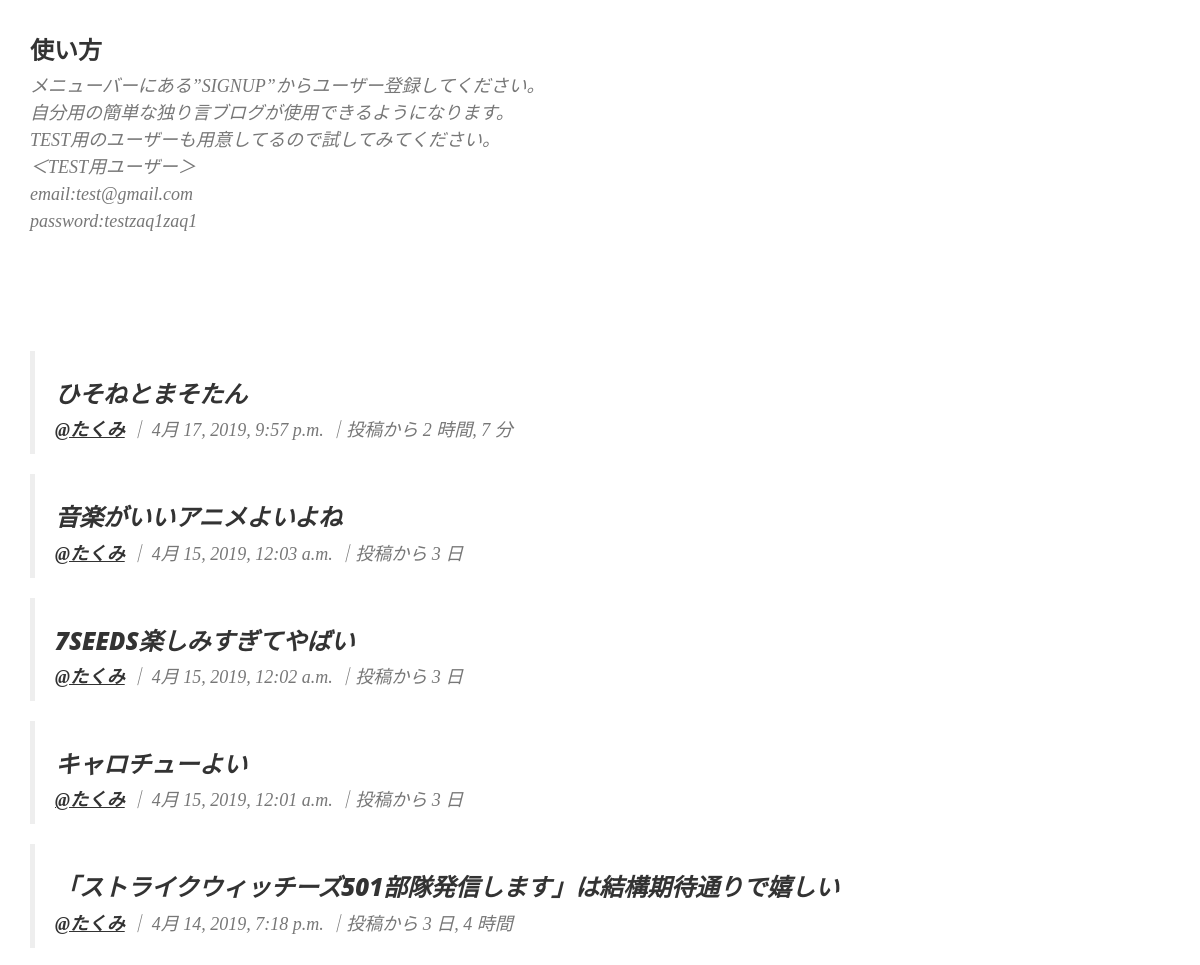
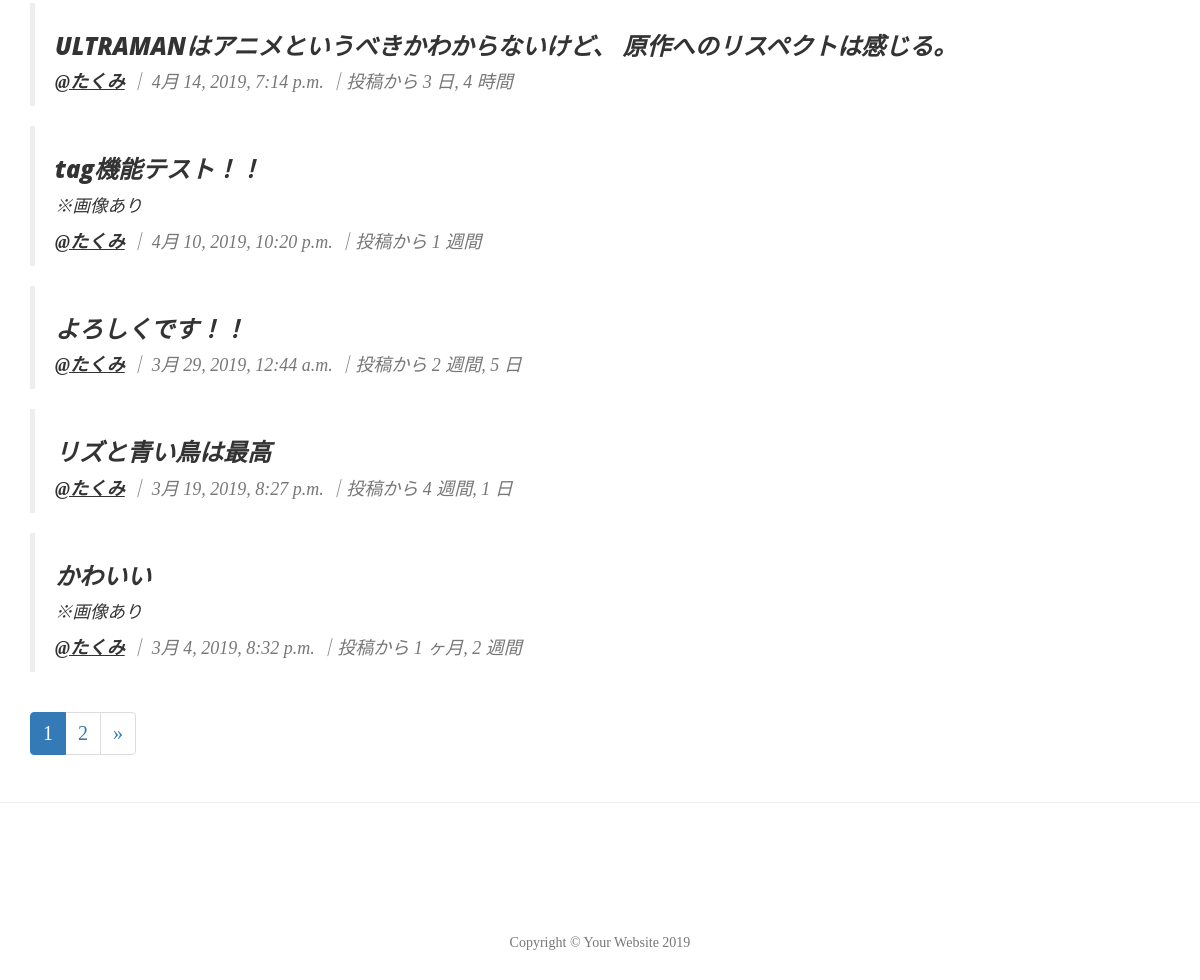
Before: / (lower part) with the older database file (2 pictures, top to bottom).
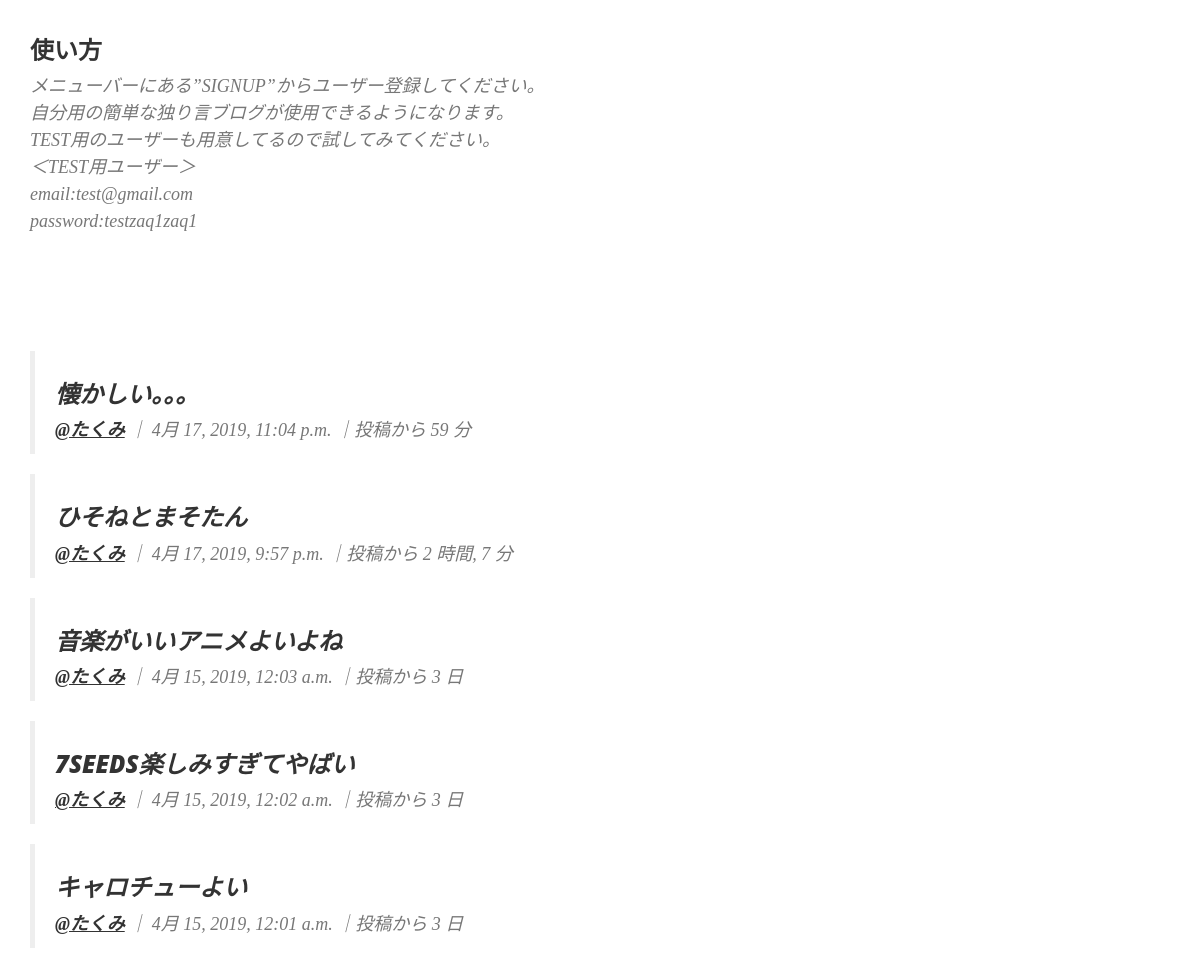
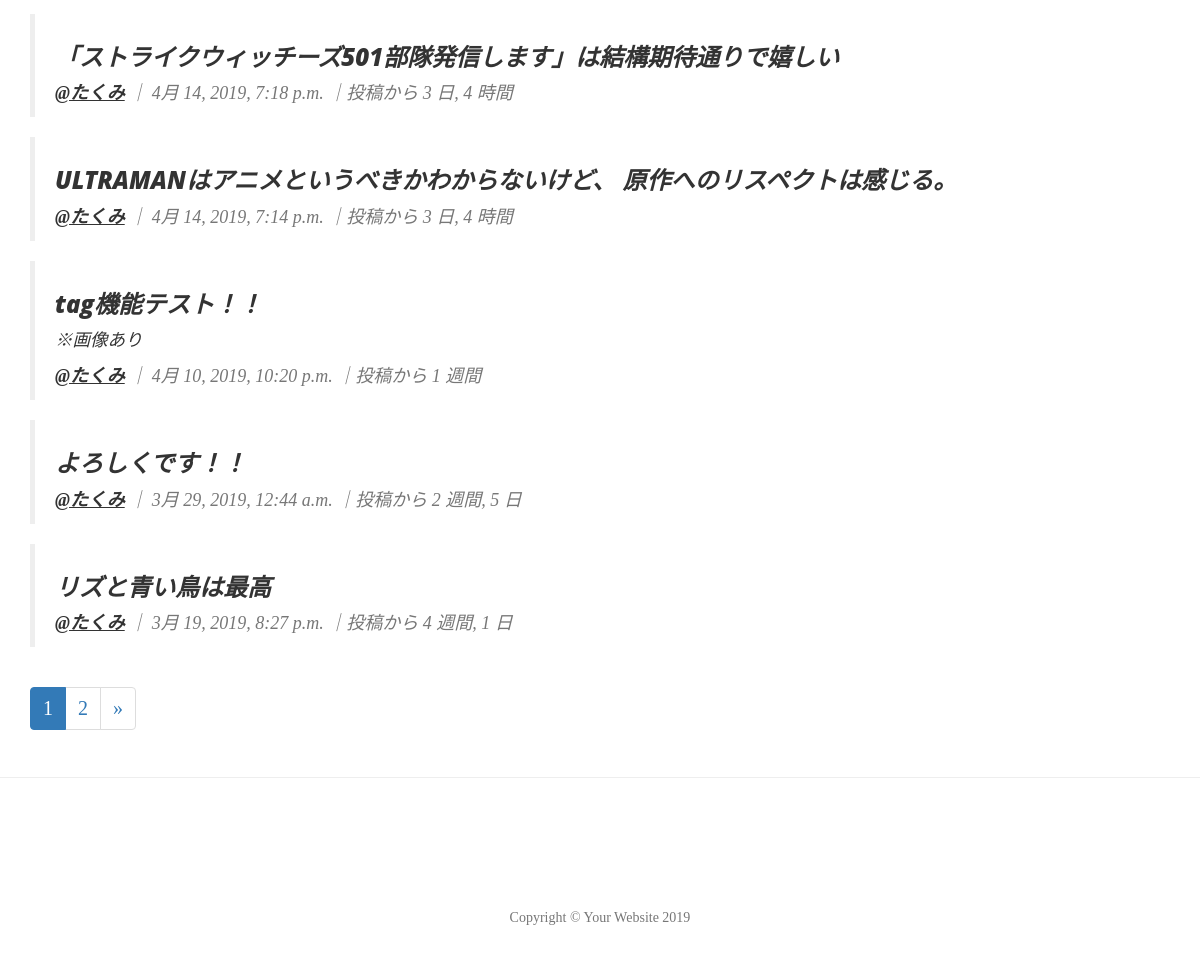
After: the same page with the newer database file (2 pictures, top to bottom).
### blog/models.py (models this page shows, shortened)
class Blog(models.Model):
    content = models.CharField(max_length=255)
    photo = models.ImageField(upload_to='anicolleblog', blank=True, null=True)
    posted_date = models.DateTimeField(auto_now_add=True)
    tag = models.ManyToManyField(Tag, blank=True)
    user = models.ForeignKey(settings.AUTH_USER_MODEL, on_delete=models.CASCADE)
    like_num = models.IntegerField(default=0)
    class Meta:
        ordering = ['-posted_date']

class User(AbstractBaseUser, PermissionsMixin):
    email = models.EmailField(_('email address'), unique=True)
    nick_name = models.CharField(_('nick name'), max_length=50, blank=False, unique=True, db_column="ユーザー名")
    is_staff = models.BooleanField(
        _('staff status'),
        default=False,
        help_text=_(
            'Designates whether the user can log into this admin site.'),
    )
    is_active = models.BooleanField(
        _('active'),
        default=True,
        help_text=_(
            'Designates whether this user should be treated as active. '
            'Unselect this instead of deleting accounts.'
        ),
    )
    date_joined = models.DateTimeField(_('date joined'), default=timezone.now)
    objects = UserManager()
    EMAIL_FIELD = 'email'
    USERNAME_FIELD = 'email'
    REQUIRED_FIELDS = []
    class Meta:
        verbose_name = _('user')
        verbose_name_plural = _('users')

### blog/views/blog_view.py (the view)
# urls.py: path('', blog_view.BlogListView.as_view(), name="index"),
class BlogListView(ListView):
    model = Blog
    context_object_name = "blog_list"
    paginate_by = 10

### blog/templates/blog/blog_list.html (shortened to what this page needs)
{% extends "base.html" %}
{% block body %}
{% if not user.is_authenticated %}
<div class="post-preview">
    <h3 class="post-title">
        使い方
    </h3>
    <p class="post-meta">メニューバーにある”SIGNUP”からユーザー登録してください。<br>
        自分用の簡単な独り言ブログが使用できるようになります。<br>
        TEST用のユーザーも用意してるので試してみてください。<br>
        ＜TEST用ユーザー＞<br>
        email:test@gmail.com<br>
        password:testzaq1zaq1<br>
    </p>
</div>
{% endif %}
<br>
<br>
<br>
{% for blog in blog_list %}
<blockquote class="blockquote">
<div class="post-preview">
    <a href="{% url 'detail' blog.id %}">
        <h3 class="post-meta">
            {{blog.content}}
        </h3>
        {% if blog.photo %}
        <p class="post-subtitle">※画像あり</p>
        {% endif %}
    </a>
    <p class="post-meta">
        <b><a href="{% url 'profile_detail' blog.user.nick_name %}">@{{blog.user.nick_name}}</a>
        </b> ｜ {{blog.posted_date}} ｜投稿から {{blog.posted_date|timesince}}
    </p>
</div>
</blockquote>
{% endfor %}
{% if is_paginated %}
<nav aria-label="Page navigation">
    <ul class="pagination">
        {% for page in paginator.page_range %}
        <li {% if page == page_obj.number %} class="active" {% endif %}>
            <a href="?page={{ page }}">{{ page }}</a>
        </li>
        {% endfor %}
        {% if page_obj.has_next %}
        <li>
            <a href="?page={{ page_obj.next_page_number }}" aria-label="Next">
                <span aria-hidden="true">&raquo;</span></a>
        </li>
        {% endif %}
    </ul>
</nav>
{% endif %}
{% endblock %}

Changed rows visible on the page:
no longer on this page (row unchanged): Blog: content "かわいい", shows "※画像あり", user.nick_name "たくみ", posted_date "3月 4, 2019, 8:32 p.m.", posted_date "1 ヶ月, 2 週間"
added Blog: content "懐かしい。。。", user.nick_name "たくみ", posted_date "4月 17, 2019, 11:04 p.m.", posted_date "59 分"
